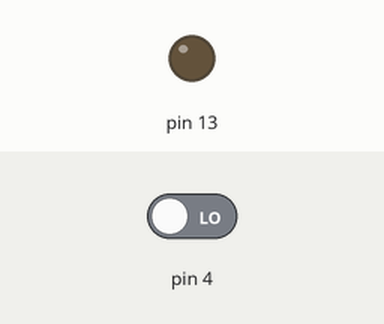
The sketch below on a simulated Arduino Uno, built with avr-gcc and run on an emulated ATmega328P. Shown: output pins drawn as LEDs (lit = HIGH). Inputs (shaded band) come from the test bench; at power-on: pin 4 LOW.

Above: at 1.2 s.
1.3 s: pin 4 driven HIGH
At 2.0 s:
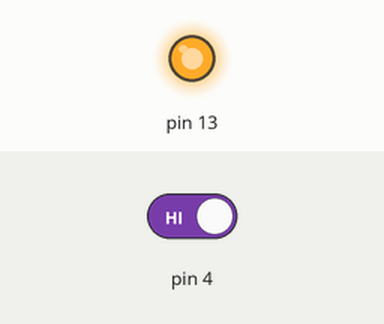
4.3 s: pin 4 driven LOW
At 5.5 s:
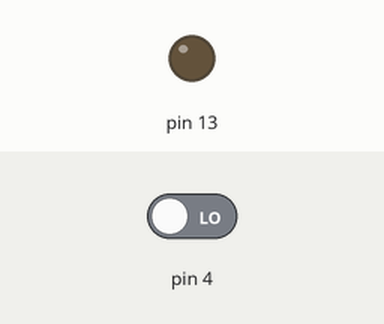
Timing chart, 0 to 7.3 s (numbered marks = the images above; inputs shaded):
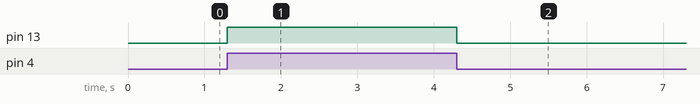

Measured:
- after the input at 1.3 s, pin 13: LOW → HIGH at once
- after the input at 4.3 s, pin 13: HIGH → LOW at once

The sketch:

LED_Button.ino
```cpp
void setup() {
  // put your setup code here, to run once:
pinMode(4,INPUT);
pinMode(13,OUTPUT);
}

void loop() {
  // put your main code here, to run repeatedly:
if(digitalRead(4)==1)
{
digitalWrite(13,HIGH);
delay(1000);
}
digitalWrite(13,LOW);

}
```
